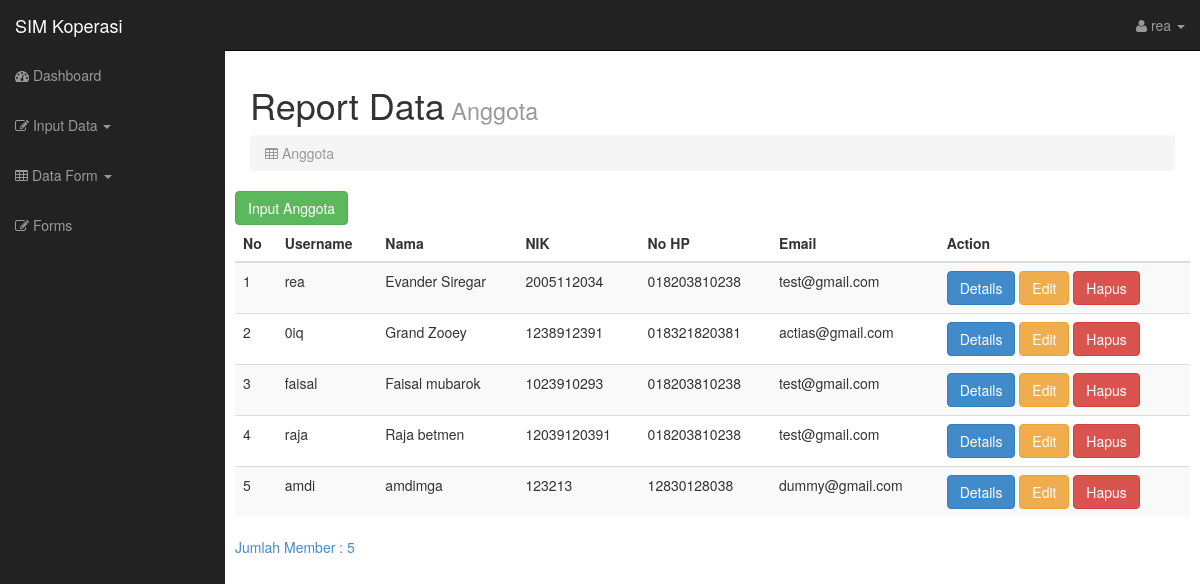
The app's page /indexadmin.php?page=datamember (signed in) with its own data.
### tables this page shows
CREATE TABLE `anggota` (
  `id` int(11) NOT NULL,
  `username` varchar(255) NOT NULL,
  `nama` varchar(255) NOT NULL,
  `nik` bigint(16) NOT NULL,
  `tgl_lahir` date NOT NULL,
  `jenis_kelamin` varchar(9) NOT NULL,
  `pekerjaan` varchar(16) NOT NULL,
  `alamat` text NOT NULL,
  `email` text NOT NULL,
  `no_hp` char(20) NOT NULL,
  `entry` varchar(50) NOT NULL,
  `waktu` date NOT NULL
);

### datamember.php (the view, shortened to what this page needs)
<?php
include("config.php");
?>
<html>
<body>
    <div class="col-lg-12">
        <h1>Report Data<small> Anggota</small></h1>
        <ol class="breadcrumb">
            <li class="active"><i class="fa fa-table"></i> Anggota</li>
        </ol>
    </div>
    <a class="btn btn-success mb-2" href="indexadmin.php?page=inputanggota">Input Anggota</a>
    <div class="col-12 mt-3">
        <?php
            $result = mysqli_query($conn, 'SELECT * FROM anggota ');
            if ($result->num_rows) {
                ?>
        <table class="table table-striped   table-hover  ">
            <thead class="">
                <tr>
                    <th>No</th>
                    <th>Username</th>
                    <th>Nama</th>
                    <th>NIK</th>
                    <th>No HP</th>
                    <th>Email</th>
                    <th>Action</th>
                </tr>
            </thead>
            <tbody>
                <?php
                    $i = 1;
                while ($item = $result->fetch_object()) {
                    ?>
                <tr>
                    <td>
                        <?= $i; ?>
                    </td>
                    <td>
                        <?= $item->username; ?>
                    </td>
                    <td>
                        <?= $item->nama; ?>
                    </td>
                    <td>
                        <?= $item->nik; ?>
                    </td>
                    <td>
                        <?= $item->no_hp; ?>
                    </td>
                    <td>
                        <?= $item -> email; ?>
                    </td>
                    <td>
                        <a class="btn btn-primary" href="indexadmin.php?page=details&id=<?= $item->id?>">Details</a> <a
                            class="btn btn-warning" href="indexadmin.php?page=update&id=<?= $item->id?>">Edit</a>
                        <a class="btn btn-danger" onclick="return confirm('Yakin mau hapus <?= $item -> username?> ?')"
                            href="indexadmin.php?page=hapus&id=<?= $item -> id?>">Hapus</a>
    </div>
    </td>
    </tr>
    <?php
                        $i++;
                        $a = $i-1;
                }
                ?>
    <a>Jumlah Member : <?php echo $a ?> </a>
    <?php
            } else
                echo 'Datanya tidak ada';
            ?>
</body>
</html>

### indexadmin.php (shortened to what this page needs)
<?php
$a = $_SESSION['akses'];
	?>
<!DOCTYPE html>
<html lang="en">
<head>
    <link href="css/bootstrap.css" rel="stylesheet">
    <link href="css/sb-admin.css" rel="stylesheet">
    <link rel="stylesheet" href="font-awesome/css/font-awesome.min.css">
    <link rel="stylesheet" href="http://cdn.oesmith.co.uk/morris-0.4.3.min.css">
</head>
<body>
    <div id="wrapper">
        <nav class="navbar navbar-inverse navbar-fixed-top" role="navigation">
            <div class="navbar-header">
                <a class="navbar-brand" href="index<?php echo $a?>.php">SIM Koperasi</a>
            </div>
            <div class="collapse navbar-collapse navbar-ex1-collapse">
                <ul class="nav navbar-nav side-nav">
                    <li><a href="index<?php echo $a?>.php"><i class="fa fa-dashboard"></i> Dashboard</a></li>
                    <li class="dropdown ">
                        <a href="#" class="dropdown-toggle" data-toggle="dropdown"><i class="fa fa-edit"></i> Input Data
                             <b class="caret"></b></a>
                    </li>
                    <li class="dropdown ">
                        <a href="#" class="dropdown-toggle" data-toggle="dropdown"><i class="fa fa-table"></i> Data
                            Form <b class="caret"></b></a>
                    </li>
                    <li><a href="#"><i class="fa fa-edit"></i> Forms</a></li>
                </ul>
                <ul class="nav navbar-nav navbar-right navbar-user">
                    <li class="dropdown user-dropdown">
                        <a href="#" class="dropdown-toggle" data-toggle="dropdown"><i class="fa fa-user"></i>
                            <?php echo $_SESSION['username']; ?>
                            <b class="caret"></b></a>
                    </li>
                </ul>
            </div>
        </nav>
        <div id="page-wrapper">
            <div class="row">
            <?php
                $page = (isset($_GET['page']))? $_GET['page'] : "main";
                switch ($page) {
                    case 'datamember' : include "datamember.php"; break;
                }
                ?>
</body>
</html>

### css/sb-admin.css (style rules this page uses)
body { margin-top: 50px; }
#wrapper { padding-left: 0; }
#page-wrapper { width: 100%; padding: 5px 15px; }
@media (min-width:768px) { #wrapper { padding-left: 225px; } }
@media (min-width:768px) { #page-wrapper { padding: 15px 25px; } }
@media (min-width:768px) { .side-nav { margin-left: -225px; left: 225px; width: 225px; position: fixed; top: 50px; height: 100%; border-radius: 0; border: none; background-color: #222222; overflow-y: auto; } }
@media (min-width:768px) { .side-nav>li>a { width: 225px; } }
@media (min-width:768px) { .navbar-collapse { padding-left: 15px !important; padding-right: 15px !important; } }

### records on screen
anggota: username "rea", nama "Evander Siregar", nik "2005112034", no_hp "018203810238", email "test@gmail.com"
anggota: username "0iq", nama "Grand Zooey", nik "1238912391", no_hp "018321820381", email "actias@gmail.com"
anggota: username "faisal", nama "Faisal mubarok", nik "1023910293", no_hp "018203810238", email "test@gmail.com"
anggota: username "raja", nama "Raja betmen", nik "12039120391", no_hp "018203810238", email "test@gmail.com"
anggota: username "amdi", nama "amdimga", nik "123213", no_hp "12830128038", email "dummy@gmail.com"

### other values on screen
$_SESSION['username'] "rea"
$a "5"
